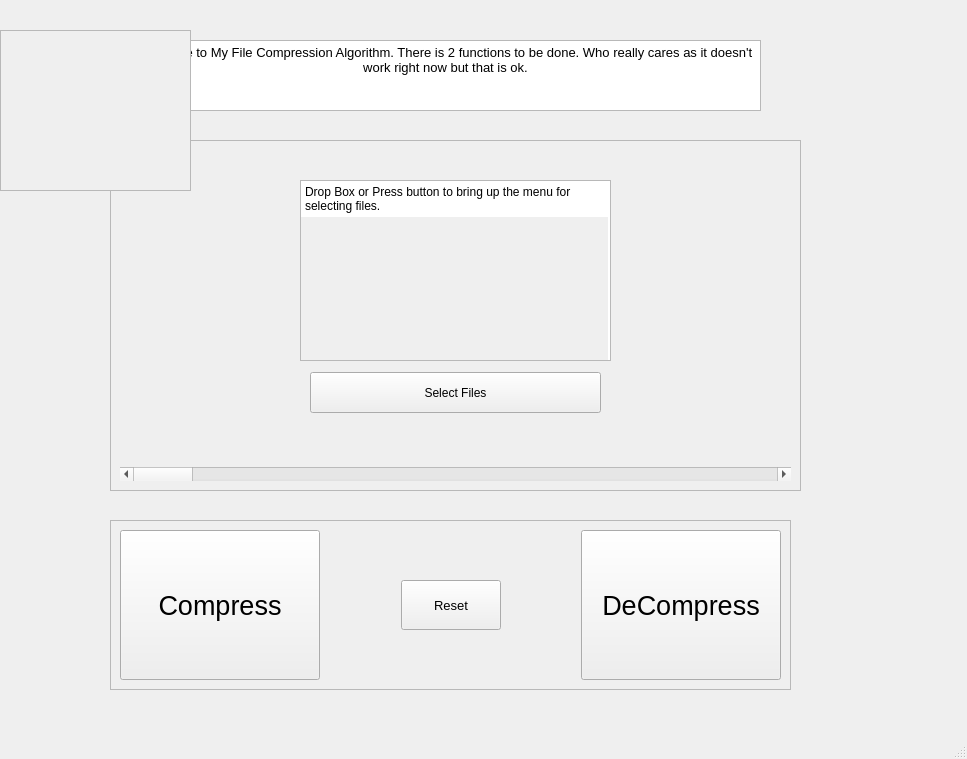
<?xml version="1.0" encoding="UTF-8"?>
<ui version="4.0">
 <class>MainWindow</class>
 <widget class="QMainWindow" name="MainWindow">
  <property name="geometry">
   <rect>
    <x>0</x>
    <y>0</y>
    <width>967</width>
    <height>759</height>
   </rect>
  </property>
  <property name="acceptDrops">
   <bool>false</bool>
  </property>
  <property name="windowTitle">
   <string>File Incremental Backup</string>
  </property>
  <property name="autoFillBackground">
   <bool>false</bool>
  </property>
  <widget class="QWidget" name="centralwidget">
   <widget class="QFrame" name="DropSection">
    <property name="geometry">
     <rect>
      <x>110</x>
      <y>140</y>
      <width>691</width>
      <height>351</height>
     </rect>
    </property>
    <property name="frameShape">
     <enum>QFrame::StyledPanel</enum>
    </property>
    <property name="frameShadow">
     <enum>QFrame::Raised</enum>
    </property>
    <layout class="QVBoxLayout" name="verticalLayout">
     <item>
      <widget class="QWidget" name="widget" native="true">
       <property name="acceptDrops">
        <bool>true</bool>
       </property>
       <property name="autoFillBackground">
        <bool>false</bool>
       </property>
       <widget class="QPlainTextEdit" name="plainTextEdit">
        <property name="geometry">
         <rect>
          <x>180</x>
          <y>30</y>
          <width>311</width>
          <height>181</height>
         </rect>
        </property>
        <property name="acceptDrops">
         <bool>false</bool>
        </property>
        <property name="plainText">
         <string>Drop Box or Press button to bring up the menu for selecting files.</string>
        </property>
        <property name="backgroundVisible">
         <bool>true</bool>
        </property>
       </widget>
       <widget class="QPushButton" name="FileTreeButton">
        <property name="geometry">
         <rect>
          <x>190</x>
          <y>222</y>
          <width>291</width>
          <height>41</height>
         </rect>
        </property>
        <property name="text">
         <string>Select Files</string>
        </property>
       </widget>
      </widget>
     </item>
     <item>
      <widget class="QScrollBar" name="horizontalScrollBar">
       <property name="orientation">
        <enum>Qt::Horizontal</enum>
       </property>
      </widget>
     </item>
    </layout>
   </widget>
   <widget class="QFrame" name="ButOption">
    <property name="geometry">
     <rect>
      <x>110</x>
      <y>520</y>
      <width>681</width>
      <height>170</height>
     </rect>
    </property>
    <property name="frameShape">
     <enum>QFrame::StyledPanel</enum>
    </property>
    <property name="frameShadow">
     <enum>QFrame::Raised</enum>
    </property>
    <layout class="QHBoxLayout" name="horizontalLayout">
     <item>
      <widget class="QPushButton" name="Compress">
       <property name="minimumSize">
        <size>
         <width>200</width>
         <height>150</height>
        </size>
       </property>
       <property name="font">
        <font>
         <pointsize>20</pointsize>
        </font>
       </property>
       <property name="text">
        <string>Compress</string>
       </property>
      </widget>
     </item>
     <item>
      <spacer name="CompToRes">
       <property name="orientation">
        <enum>Qt::Horizontal</enum>
       </property>
       <property name="sizeHint" stdset="0">
        <size>
         <width>66</width>
         <height>20</height>
        </size>
       </property>
      </spacer>
     </item>
     <item>
      <widget class="QPushButton" name="Reset">
       <property name="minimumSize">
        <size>
         <width>100</width>
         <height>50</height>
        </size>
       </property>
       <property name="font">
        <font>
         <pointsize>10</pointsize>
        </font>
       </property>
       <property name="text">
        <string>Reset</string>
       </property>
      </widget>
     </item>
     <item>
      <spacer name="ResToDe">
       <property name="orientation">
        <enum>Qt::Horizontal</enum>
       </property>
       <property name="sizeHint" stdset="0">
        <size>
         <width>65</width>
         <height>20</height>
        </size>
       </property>
      </spacer>
     </item>
     <item>
      <widget class="QPushButton" name="DeCompress">
       <property name="minimumSize">
        <size>
         <width>200</width>
         <height>150</height>
        </size>
       </property>
       <property name="font">
        <font>
         <pointsize>20</pointsize>
        </font>
       </property>
       <property name="autoFillBackground">
        <bool>false</bool>
       </property>
       <property name="text">
        <string>DeCompress</string>
       </property>
      </widget>
     </item>
    </layout>
   </widget>
   <widget class="QTextEdit" name="textEdit">
    <property name="geometry">
     <rect>
      <x>130</x>
      <y>40</y>
      <width>631</width>
      <height>71</height>
     </rect>
    </property>
    <property name="autoFillBackground">
     <bool>true</bool>
    </property>
    <property name="html">
     <string>&lt;!DOCTYPE HTML PUBLIC &quot;-//W3C//DTD HTML 4.0//EN&quot; &quot;http://www.w3.org/TR/REC-html40/strict.dtd&quot;&gt;
&lt;html&gt;&lt;head&gt;&lt;meta name=&quot;qrichtext&quot; content=&quot;1&quot; /&gt;&lt;style type=&quot;text/css&quot;&gt;
p, li { white-space: pre-wrap; }
&lt;/style&gt;&lt;/head&gt;&lt;body style=&quot; font-family:'MS Shell Dlg 2'; font-size:8.25pt; font-weight:400; font-style:normal;&quot;&gt;
&lt;p align=&quot;center&quot; style=&quot; margin-top:0px; margin-bottom:0px; margin-left:0px; margin-right:0px; -qt-block-indent:0; text-indent:0px;&quot;&gt;&lt;span style=&quot; font-size:10pt;&quot;&gt;Welcome to My File Compression Algorithm. There is 2 functions to be done. Who really cares as it doesn't work right now but that is ok.&lt;/span&gt;&lt;/p&gt;&lt;/body&gt;&lt;/html&gt;</string>
    </property>
   </widget>
   <widget class="QTreeView" name="treeView">
    <property name="enabled">
     <bool>false</bool>
    </property>
    <property name="geometry">
     <rect>
      <x>0</x>
      <y>30</y>
      <width>191</width>
      <height>161</height>
     </rect>
    </property>
    <property name="frameShadow">
     <enum>QFrame::Sunken</enum>
    </property>
   </widget>
  </widget>
  <widget class="QStatusBar" name="statusbar"/>
 </widget>
 <resources/>
 <connections>
  <connection>
   <sender>FileTreeButton</sender>
   <signal>clicked()</signal>
   <receiver>treeView</receiver>
   <slot>reset()</slot>
   <hints>
    <hint type="sourcelabel">
     <x>500</x>
     <y>390</y>
    </hint>
    <hint type="destinationlabel">
     <x>153</x>
     <y>168</y>
    </hint>
   </hints>
  </connection>
  <connection>
   <sender>FileTreeButton</sender>
   <signal>pressed()</signal>
   <receiver>treeView</receiver>
   <slot>show()</slot>
   <hints>
    <hint type="sourcelabel">
     <x>393</x>
     <y>399</y>
    </hint>
    <hint type="destinationlabel">
     <x>190</x>
     <y>190</y>
    </hint>
   </hints>
  </connection>
  <connection>
   <sender>DeCompress</sender>
   <signal>clicked()</signal>
   <receiver>MainWindow</receiver>
   <slot>repaint()</slot>
   <hints>
    <hint type="sourcelabel">
     <x>640</x>
     <y>593</y>
    </hint>
    <hint type="destinationlabel">
     <x>896</x>
     <y>599</y>
    </hint>
   </hints>
  </connection>
  <connection>
   <sender>Reset</sender>
   <signal>clicked()</signal>
   <receiver>widget</receiver>
   <slot>repaint()</slot>
   <hints>
    <hint type="sourcelabel">
     <x>458</x>
     <y>606</y>
    </hint>
    <hint type="destinationlabel">
     <x>735</x>
     <y>349</y>
    </hint>
   </hints>
  </connection>
  <connection>
   <sender>Compress</sender>
   <signal>pressed()</signal>
   <receiver>MainWindow</receiver>
   <slot>update()</slot>
   <hints>
    <hint type="sourcelabel">
     <x>189</x>
     <y>590</y>
    </hint>
    <hint type="destinationlabel">
     <x>29</x>
     <y>456</y>
    </hint>
   </hints>
  </connection>
 </connections>
</ui>
